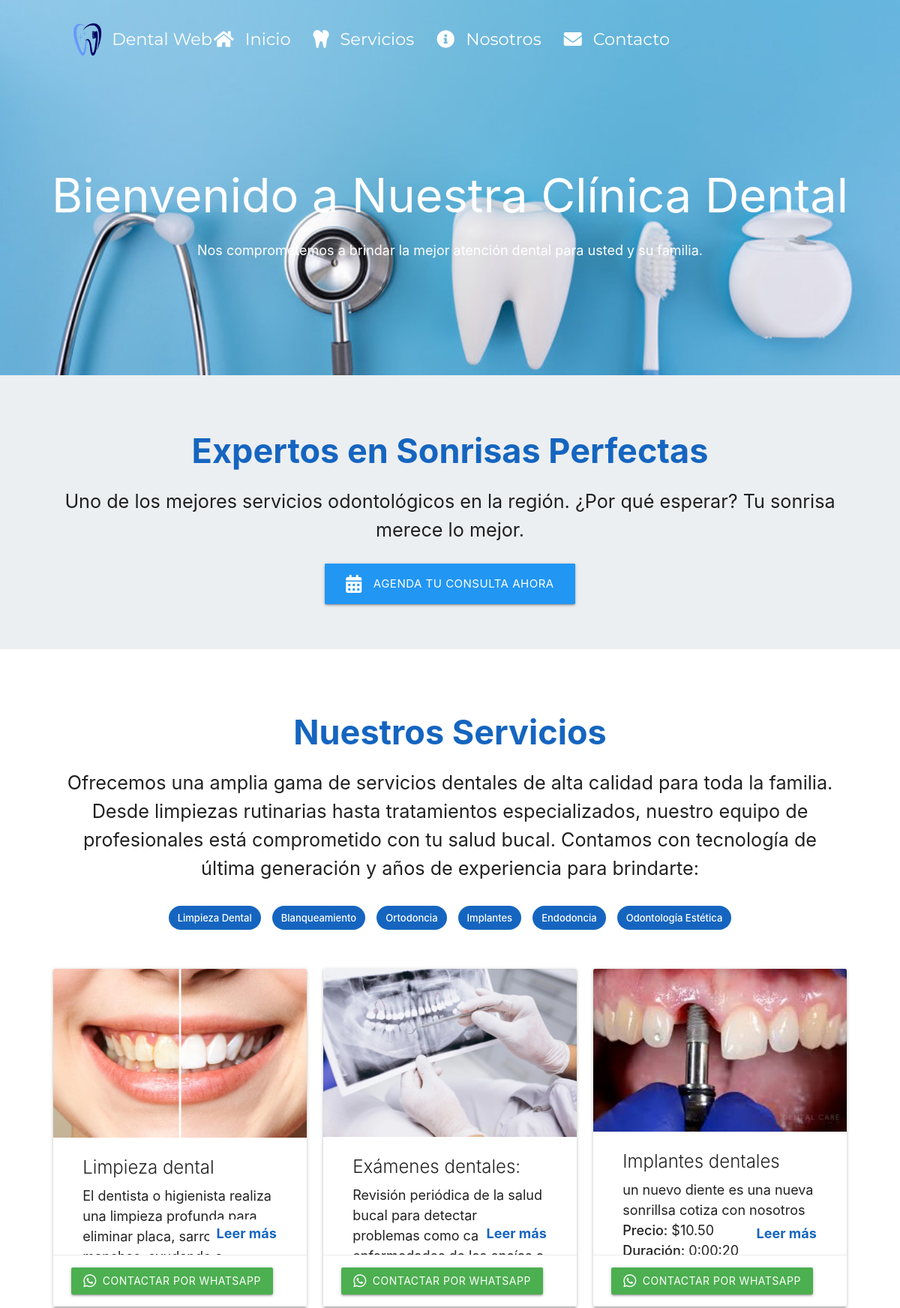
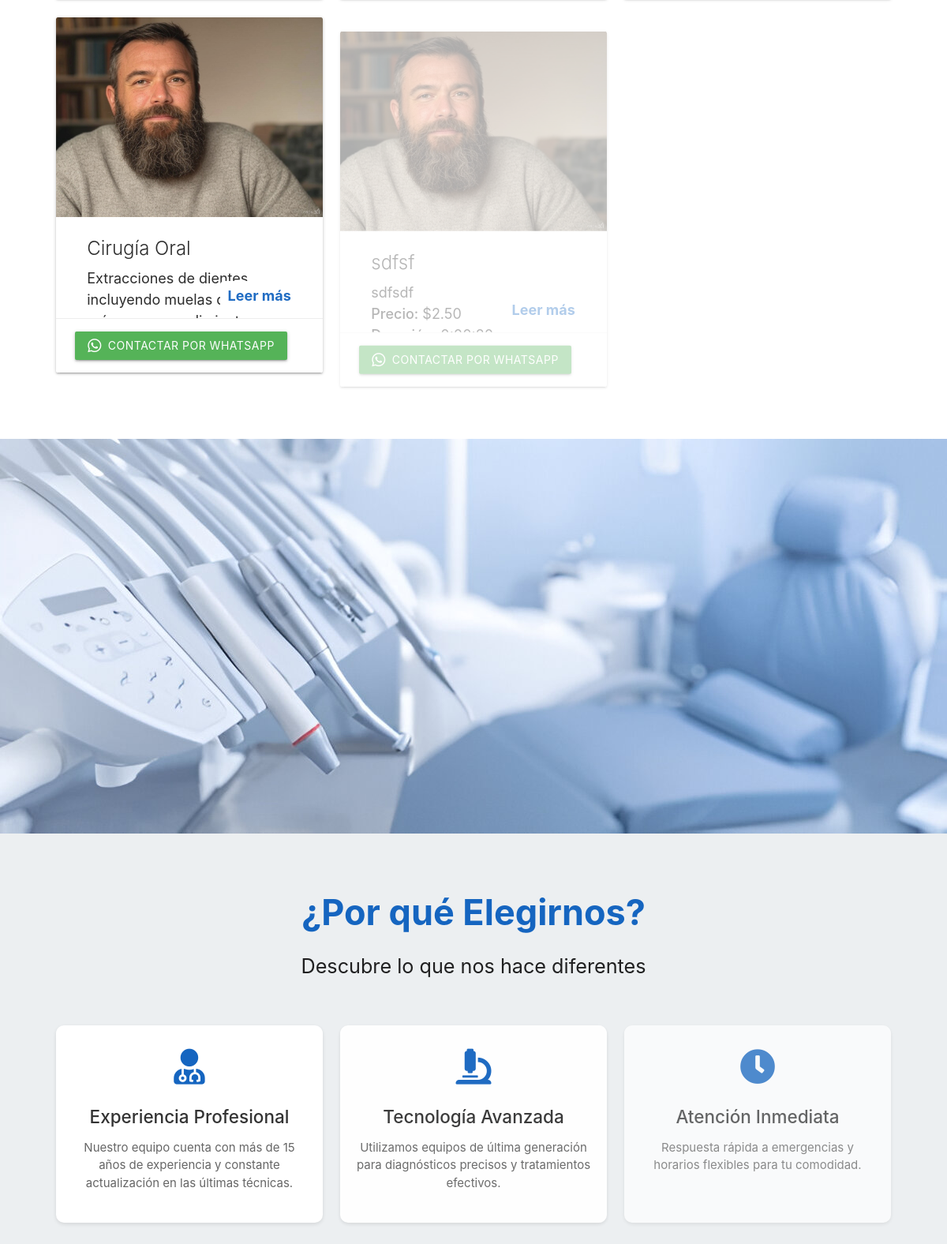
The page / (upper part) on the database its author committed (2 pictures, top to bottom).
### dentalApp/models.py (models this page shows, shortened)
class Service(models.Model):
    name = models.CharField(max_length=100)
    description = models.TextField(max_length=166)
    price = models.DecimalField(max_digits=10, decimal_places=2)
    duration = models.DurationField()
    is_active = models.BooleanField(default=True)
    photo = models.ImageField(upload_to='media/service_photos/', null=True, blank=True)

### dentalApp/views.py (the view)
# urls.py: path('', HomePageView.as_view(), name='HomePageView'),
class HomePageView(BaseContextMixin, TemplateView):
    template_name = 'home.html'
    def get_context_data(self, **kwargs):
        context = super().get_context_data(**kwargs)
        context['services'] = Service.objects.filter(is_active=True)
        return context

### dentalApp/views.py (called while the page is built)
    def get_context_data(self, **kwargs):
        context = super().get_context_data(**kwargs)
        context['social_media'] = SocialMediaSettings.objects.first()
        return context

### dentalApp/templates/dentalApp/home.html (shortened to what this page needs)
{% extends 'dentalApp/base.html' %}
{% load static %}
{% block content %}
<div class="parallax-container">
    <div class="parallax">
        <img src="{% static 'images/banner1.jpg' %}">
    </div>
    <div class="container">
        <nav class="transparent-nav" style="margin-top: 20px;">
            <div class="nav-wrapper">
                <a href="{% url 'HomePageView' %}" class="brand-logo">
                    <img src="{% static 'images/logo.png' %}" alt="Logo" class="responsive-img">
                    Dental Web
                </a>
                <ul class="right hide-on-med-and-down">
                    <li><a href="{% url 'HomePageView' %}"><i class="fas fa-home left"></i>Inicio</a></li>
                    <li>
                        <a href="{% url 'ServiceListView' %}">
                            <i class="fas fa-tooth left"></i>Servicios
                        </a>
                    </li>
                    <li><a href="{% url 'about' %}"><i class="fas fa-info-circle left"></i>Nosotros</a></li>
                    <li><a href="{% url 'contact' %}"><i class="fas fa-envelope left"></i>Contacto</a></li>
                    <li>
                    </li>
                </ul>
            </div>
        </nav>
        <div class="center-align white-text" style="padding-top: 100px;">
            <h1 class="display-4">Bienvenido a Nuestra Clínica Dental</h1>
            <p class="lead">Nos comprometemos a brindar la mejor atención dental para usted y su familia.</p>
        </div>
    </div>
</div>
<div class="section blue-grey lighten-5">
    <div class="container">
        <div class="row center-align">
            <h2 class="title-large">Expertos en Sonrisas Perfectas</h2>
            <p class="flow-text">Uno de los mejores servicios odontológicos en la región. ¿Por qué esperar? Tu sonrisa merece lo mejor.</p>
            <a href="{% url 'agendar_cita' %}" class="btn-large blue waves-effect waves-light pulse">
                <i class="fas fa-calendar-alt left"></i>Agenda tu Consulta Ahora
            </a>
        </div>
    </div>
</div>
<div class="section white">
    <div class="container">
        <div class="center-align">
            <h2 class="title-large">Nuestros Servicios</h2>
            <div class="services-intro">
                <p class="flow-text">
                    Ofrecemos una amplia gama de servicios dentales de alta calidad para toda la familia.
                    Desde limpiezas rutinarias hasta tratamientos especializados, nuestro equipo de profesionales
                    está comprometido con tu salud bucal. Contamos con tecnología de última generación y años de
                    experiencia para brindarte:
                </p>
                <div class="services-highlights">
                    <span class="chip">Limpieza Dental</span>
                    <span class="chip">Blanqueamiento</span>
                    <span class="chip">Ortodoncia</span>
                    <span class="chip">Implantes</span>
                    <span class="chip">Endodoncia</span>
                    <span class="chip">Odontología Estética</span>
                </div>
            </div>
        </div>
        <div class="row">
            {% for service in services %}
                <div class="col s12 m4 fade-in card-animate">
                    <div class="card service-card card-animate">
                        <div class="card-image">
                            {% if service.photo %}
                                <img src="{{ service.photo.url }}" alt="{{ service.name }}">
                            {% endif %}
                        </div>
                        <div class="card-content">
                            <span class="card-title">{{ service.name }}</span>
                            <p class="card-description">{{ service.description }}</p>
                            <p><strong>Precio:</strong> ${{ service.price }}</p>
                            <p><strong>Duración:</strong> {{ service.duration }}</p>
                            <a href="{% url 'ServiceDetailView' service.id %}" class="read-more">Leer más</a>
                        </div>
                        <div class="card-action">
                            <a href="https://wa.me/3202274345?text=Hola,%20me%20gustaría%20obtener%20información%20sobre%20el%20servicio%20{{ service.name }}" class="btn green btn-animate">
                                <i class="fab fa-whatsapp"></i> Contactar por WhatsApp
                            </a>
                        </div>
                    </div>
                </div>
            {% endfor %}
        </div>
    </div>
</div>
<div class="parallax-container">
    <div class="parallax">
        <img src="{% static 'images/bannerx.jpeg' %}">
    </div>
</div>
<div class="section blue-grey lighten-5">
    <div class="container">
        <div class="center-align">
            <h2 class="title-large">¿Por qué Elegirnos?</h2>
            <p class="flow-text">Descubre lo que nos hace diferentes</p>
        </div>
        <div class="row why-choose-us">
            <div class="col s12 m4 fade-in">
                <div class="why-choose-card center-align">
                    <i class="fas fa-user-md why-choose-icon"></i>
                    <h3>Experiencia Profesional</h3>
                    <p>Nuestro equipo cuenta con más de 15 años de experiencia y constante actualización en las últimas técnicas.</p>
                </div>
            </div>
            <div class="col s12 m4 fade-in">
                <div class="why-choose-card center-align">
                    <i class="fas fa-microscope why-choose-icon"></i>
                    <h3>Tecnología Avanzada</h3>
                    <p>Utilizamos equipos de última generación para diagnósticos precisos y tratamientos efectivos.</p>
                </div>
            </div>
            <div class="col s12 m4 fade-in">
                <div class="why-choose-card center-align">
                    <i class="fas fa-clock why-choose-icon"></i>
                    <h3>Atención Inmediata</h3>
                    <p>Respuesta rápida a emergencias y horarios flexibles para tu comodidad.</p>
                </div>
            </div>
            <div class="col s12 m4 fade-in">
            </div>
        </div>
    </div>
</div>
{% endblock %}

### dentalApp/static/css/styles.css (style rules this page uses)
.parallax-container { height: 500px; position: relative; }
.section { padding: 50px 0; }
.service-card { display: flex; flex-direction: column; justify-content: space-between; height: 450px; overflow: hidden; }
.service-card .card-image img { height: 100%; object-fit: cover; }
.service-card .card-content { margin: 0 15px; flex-grow: 1; overflow: hidden; position: relative; }
.service-card .card-content .card-description { max-height: 100px; overflow: hidden; text-overflow: ellipsis; }
.service-card .card-content .read-more { position: absolute; bottom: 10px; right: 15px; background-color: white; padding: 5px 10px; border-radius: 5px; cursor: pointer; color: #1565c0; font-weight: bold; text-decoration: none; }
.service-card .card-action { margin-top: auto; }
.service-card .card-action .btn { background-color: green; display: inline-flex; align-items: center; }
.service-card .card-action .btn i { margin-right: 8px; }
.title-large { font-size: 3rem; font-weight: 700; margin-bottom: 20px; color: #1565c0; }
.blue-grey.lighten-5 { padding: 40px 0; }
.services-intro { margin-bottom: 40px; padding: 0 20px; }
.services-highlights { margin-top: 20px; }
.chip { margin: 5px; background-color: #1565c0; color: white; font-weight: 500; }
.why-choose-card { padding: 30px 20px; margin: 15px 0; border-radius: 10px; background-color: #fff; box-shadow: 0 2px 5px rgba(0,0,0,0.1); transition: transform 0.3s ease, box-shadow 0.3s ease; height: 250px; }
.why-choose-icon { font-size: 3rem; color: #1565c0; margin-bottom: 20px; display: block; }
.why-choose-card h3 { font-size: 1.5rem; margin-bottom: 15px; color: #333; font-weight: 500; }
.why-choose-card p { color: #666; font-size: 1rem; line-height: 1.5; }
.why-choose-us { margin-top: 40px; }

### dentalApp/templates/dentalApp/base.html (style rules this page uses)
body { display: flex; width: 100%; min-height: 100vh; flex-direction: column; font-size: 1.2rem; box-shadow: 0 4px 8px rgba(0, 0, 0, 0.1); margin: 0; padding: 0; }
nav { padding: 0rem 0; box-shadow: 0 0px 0px rgba(0,0,0,0.1); background-color: white; }
nav .brand-logo { font-size: 1.8rem; padding-left: 15px; display: flex; align-items: center; }
nav .brand-logo img { height: 50px; margin-right: 10px; }
.nav-wrapper { padding: 0 20px; }
nav a { font-size: 1.50rem !important; color: black !important; text-decoration: none; padding: 0 20px; transition: color 0.3s ease, transform 0.3s ease; font-family: 'Montserrat', sans-serif; }
.container { width: 90%; margin: 0 auto; max-width: 1200px; }
.fade-in { opacity: 0; }
.card-animate { transform: translateY(20px); opacity: 0; }
.transparent-nav { background-color: transparent !important; box-shadow: none !important; }
.transparent-nav .nav-wrapper { padding: 0 20px; }
.transparent-nav a { color: white !important; }

### rows shown on the page
Service: photo (picture), name "Limpieza dental", description "El dentista o higienista realiza una limpieza profunda para eliminar placa, sarro…"
Service: photo (picture), name "Exámenes dentales:", description "Revisión periódica de la salud bucal para detectar problemas como…"
Service: photo (picture), name "Implantes dentales", description "un nuevo diente es una nueva sonrillsa cotiza con nosotros", price "10.50", duration "0:00:20"
Service: photo (picture), name "Cirugía Oral", description "Extracciones de dientes, incluyendo muelas…"
Service: photo (picture), name "sdfsf", description "sdfsdf", price "2.50"
